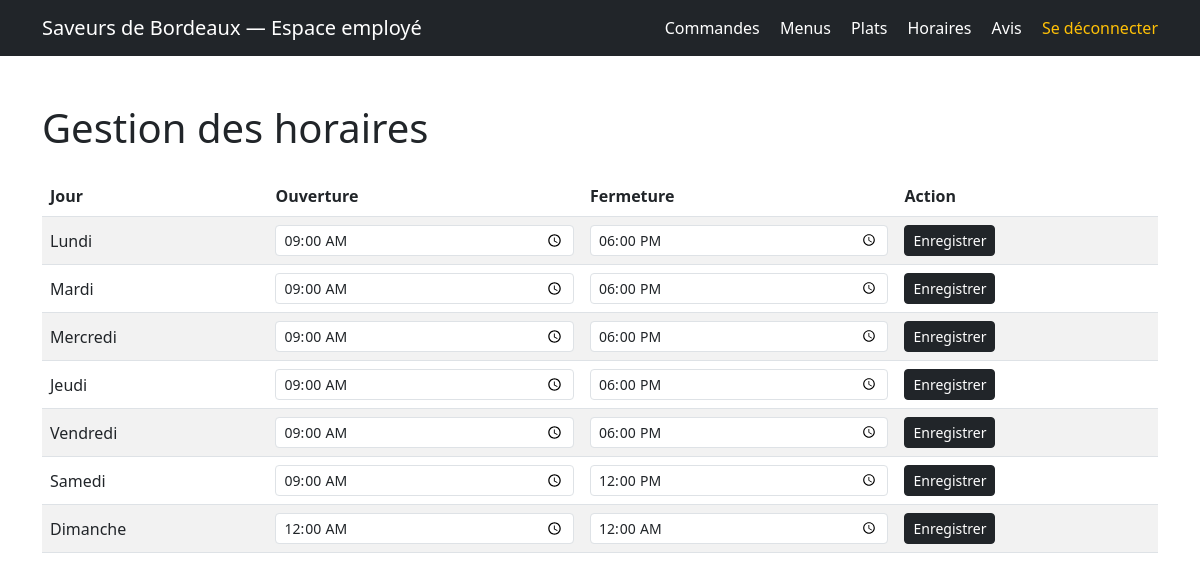
Screenshot of /pages/gestion-horaires.php (signed in) with the database file from the repository.
### tables this page shows
CREATE TABLE `horaire` (
  `horaire_id` int NOT NULL,
  `jour` int DEFAULT NULL,
  `heure_ouverture` varchar(50) DEFAULT NULL,
  `heure_fermeture` varchar(50) DEFAULT NULL
);

### pages/gestion-horaires.php (the view, shortened to what this page needs)
<?php
require_once '../php/verif-employe.php';
$horaires = $pdo->query("SELECT * FROM horaire ORDER BY horaire_id ASC")->fetchAll(PDO::FETCH_ASSOC);
$noms_jours = [
    1 => 'Lundi',
    2 => 'Mardi',
    3 => 'Mercredi',
    4 => 'Jeudi',
    5 => 'Vendredi',
    6 => 'Samedi',
    7 => 'Dimanche'
];
?>
<!DOCTYPE html>
<html lang="fr">
<head>
    <link href="https://cdn.jsdelivr.net/npm/bootstrap@5.3.0/dist/css/bootstrap.min.css" rel="stylesheet">
</head>
<body class="d-flex flex-column min-vh-100">
<nav class="navbar navbar-expand-lg navbar-dark bg-dark">
  <div class="container">
    <span class="navbar-brand">Saveurs de Bordeaux — Espace employé</span>
    <div>
      <a class="nav-link d-inline text-white me-3" href="gestion-commandes.php">Commandes</a>
      <a class="nav-link d-inline text-white me-3" href="gestion-menus.php">Menus</a>
      <a class="nav-link d-inline text-white me-3" href="gestion-plats.php">Plats</a>
      <a class="nav-link d-inline text-white me-3" href="gestion-horaires.php">Horaires</a>
      <a class="nav-link d-inline text-white me-3" href="gestion-avis.php">Avis</a>
      <a class="nav-link d-inline text-warning" href="../php/deconnexion.php">Se déconnecter</a>
    </div>
  </div>
</nav>
<div class="container my-5 flex-grow-1">
  <h1 class="mb-4">Gestion des horaires</h1>
  <table class="table table-striped align-middle">
    <thead>
      <tr><th>Jour</th><th>Ouverture</th><th>Fermeture</th><th>Action</th></tr>
    </thead>
    <tbody>
      <?php foreach ($horaires as $horaire): ?>
        <tr>
          <form action="../php/modifier-horaire.php" method="POST">
            <td>
              <?= $noms_jours[$horaire['jour']] ?? $horaire['jour'] ?>
            </td>
            <td><input type="time" name="heure_ouverture" class="form-control form-control-sm" value="<?= htmlspecialchars($horaire['heure_ouverture']) ?>"></td>
            <td><input type="time" name="heure_fermeture" class="form-control form-control-sm" value="<?= htmlspecialchars($horaire['heure_fermeture']) ?>"></td>
            <td><button type="submit" class="btn btn-sm btn-dark">Enregistrer</button></td>
          </form>
        </tr>
      <?php endforeach; ?>
    </tbody>
  </table>
</div>
</body>
</html>

### rows the page displays
horaire: jour "Lundi", heure_ouverture "09:00", heure_fermeture "18:00"
horaire: jour "Mardi", heure_ouverture "09:00", heure_fermeture "18:00"
horaire: jour "Mercredi", heure_ouverture "09:00", heure_fermeture "18:00"
horaire: jour "Jeudi", heure_ouverture "09:00", heure_fermeture "18:00"
horaire: jour "Vendredi", heure_ouverture "09:00", heure_fermeture "18:00"
horaire: jour "Samedi", heure_ouverture "09:00", heure_fermeture "12:00"
horaire: jour "Dimanche", heure_ouverture "00:00", heure_fermeture "00:00"
